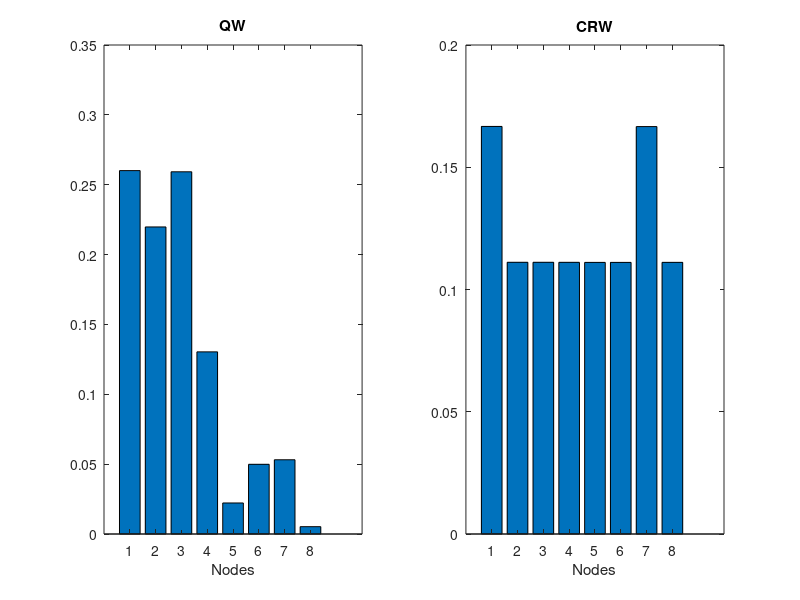

Write the MATLAB code that produced this figure.
clear;
clc;
clear all;
close all;

i=sqrt(-1);

%Adjacency Matrix of the multilayer network
M =[0 1 1 1 0 0 0 0; 
    1 0 1 0 0 0 0 0; 
    1 1 0 0 0 0 0 0; 
    1 0 0 0 0 0 0 1;
    0 0 0 0 0 1 1 0;
    0 0 0 0 1 0 1 0;
    0 0 0 0 1 1 0 1;
    0 0 0 1 0 0 1 0]; 

step=100;

V = size(M,1);
d = sum(M,2);

f = cell(V,1);

 for r=1:V
 f{r}=find(M(r,:));
 end
 
% Probability amplitute matrix
A=zeros(V,V);
Atemp=zeros(V,V);


theta=45;

C=zeros(2,2);

C(1,1)=cosd(theta);
C(1,2)=sind(theta);
C(2,1)=sind(theta);
C(2,2)=-cosd(theta);

% phi=38;
% 
% C=zeros(2,2);
% C(1,1)=1/sqrt(2);
% C(1,2)=(1/sqrt(2))*exp(i*phi*(pi/180));
% C(2,1)=(1/sqrt(2))*exp(-i*phi*(pi/180));
% C(2,2)=-1/sqrt(2);

%initial state1
A(1,2) = 1;


%%%%%%%%%%%%%%%%%%%%%%%%%%%%
%Fourier Coin
%%%%%%%%%%%%%%%%%%%%%%%%%%%%
for t=1:step
   for x=1:V % Select the vertex
    for r=1:d(x)
        for s=1:d(x)
            Atemp(x,(f{x}(r))) = Atemp(x,(f{x}(r)))+ A(x,(f{x}(s)))*(1/sqrt(d(x)))*exp((2*pi*i*(r-1)*(s-1))/d(x));
        end
    end
   end    
 %end
A = transpose(Atemp);
Atemp = zeros(V,V);
end


%Total Proability calculation
P = 0;
VertexProb = zeros(V,1);

for k=1:V
   P = P + A(k,:)*transpose(conj(A(k,:)));
   VertexProb(k) = A(k,:)*conj(transpose(A(k,:)));
   x(k)=k;
end


% Total_probability 
disp('Probabilities related to QW ');
fprintf('Total_probability_QW: %f\n',P);
fprintf('Probability in first layer: %f\n',VertexProb(1)+VertexProb(2)+VertexProb(3)+VertexProb(4));
fprintf('Probability in second layer: %f\n',VertexProb(5)+VertexProb(6)+VertexProb(7)+VertexProb(8));


subplot(1,2,1);
%bar(x,VertexProb,0.5)
bar(x,VertexProb)
title("QW")
xlabel("Nodes")

hold on
%%%%%%%%%%%%%%%%%%%%%%%%%%%%%%%%%%%%%%%%%%%%%%%%%%%%%%%%%%%%%%%%%%%%%%%%%%%%%%%%%%%%%%%%%%%%%%%%%%%%%%%%%
%Classical Walk
%%%%%%%%%%%%%%%%%%%%%%%%%%%%%%%%%%%%%%%%%%%%%%%%%%%%%%%%%%%%%%%%%%%%%%%%%%%%%%%%%%%%%%%%%%%%%%%%%%%%%%%%%

% Probability amplitute matrix
B=zeros(V,1);
Btemp=zeros(V,1);


%initial state1
B(1) = 1;

for t=1:step
   for x=1:V % Select the vertex
        for r=1:d(x)
            Btemp(x) = Btemp(x)+ B(f{x}(r))*(1/d(f{x}(r)));
        end
   end    

B = Btemp;
Btemp = zeros(V,1);
end

%Total Proability calculation
PCal = 0;
VertexProb_Cal = zeros(V,1);

for k=1:V
   PCal = PCal + B(k);
   x(k)=k;
end

% Total_probability 
disp('Probabilities related to CRW ');
fprintf('Total_probability_CRW: %f\n',PCal);
fprintf('Probability in first layer: %f\n',B(1)+B(2)+B(3)+B(4));
fprintf('Probability in second layer: %f\n',B(5)+B(6)+B(7)+B(8));

subplot(1,2,2);
%bar(x,VertexProb,0.5)
bar(x,B)
title("CRW")
xlabel("Nodes")



